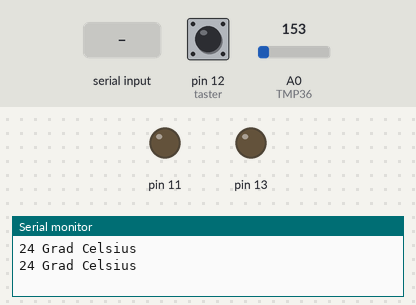
A sketch run on a simulated Arduino Uno, built with avr-gcc and run on an emulated ATmega328P. Shown: output pins drawn as LEDs (lit = HIGH), the last lines printed to the serial monitor. Inputs (shaded band) come from the test bench; at power-on: A0 (TMP36) = 153, pin 12 (taster) LOW.

Above: at 1.3 s.
1.4 s: A0 (TMP36) set to 139
3.2 s: A0 (TMP36) set to 112
At 4.4 s:
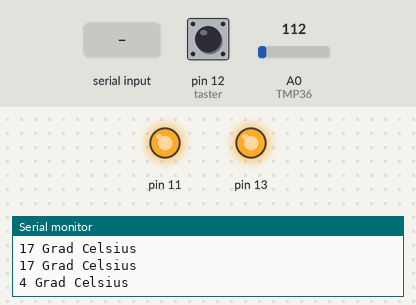
5.5 s: pin 12 (taster) pulled HIGH for 0.6 s
7.6 s: "90,45\n" received over Serial
9.1 s: A0 (TMP36) set to 133
At 10.0 s:
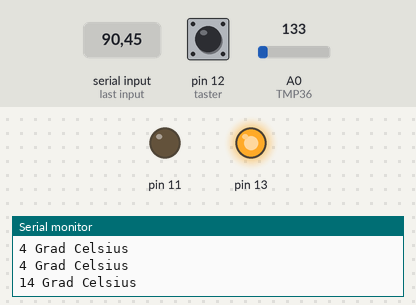
11.1 s: A0 (TMP36) set to 114
At 12.8 s:
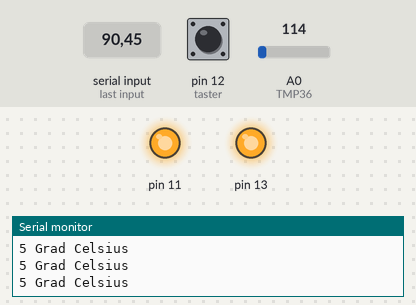
Timing chart, 0 to 14.1 s (numbered marks = the images above; inputs shaded):
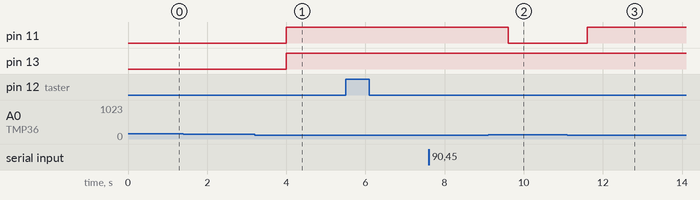

The sketch:

Temperatur.ino
```cpp
#define TMP36 A0                                          // Der Sensor soll am analogen Pin A0 angeschlossen werden. Wir nennen den Pin ab jetzt "TMP36"
int sensorwert;
int temperatur = 0;                                       // Unter der Variablen "temperatur" wird später der Temperaturwert abgespeichert.
int t=500;                                                // Der Wert für „t“ gibt im Code die zeitlichen Abstände zwischen den einzelnen Messungen vor.
int wunschtemp;                                       // Unter "wuschtemp" wird später die gewünschte Temperatur abgespeichert.
int taster = 12;                                          // Ein Taster wird am Pin 12 angeschlossen.
int tasterstatus;

/**
 *  Im Setup beginnt die serielle Kommunikation, damit die Temperatur an den serial monitor übertragen wird.
 *  Über die serielle Kommunikation sendet das Board die Messwerte an den Computer.
 *  In der Arduino-Software kann man unter „Werkzeuge“ den „Seriellen Monitor“ starten um die Messwerte zu sehen.
 */
void setup()
{
  Serial.begin(9600);

  pinMode(13 , OUTPUT);
  pinMode(11, OUTPUT);
}

/**
 * Der Benutzer kann bei Drücken des Tasters seine Wunschtemperatur über den seriellen Monitor eingeben.
 * Der gewünschte Wert wird in einen char-array der Länge 4 geschrieben und später in einen int-Wert umgewandelt.
 * Die Wunschtemperatur wird im seriellen Monitor angezeigt.
 */
void leseWunschTemp()
{
  int i;
  char X_buffer[4];                                                   //Max. Zahl "9999"
  wunschtemp = 0;

  Serial.print("Geben Sie Ihre gewünschte Temperatur ein: ");

  while(wunschtemp == 0)
  {
    if (Serial.available())                                           // überprüft, ob Daten an den Arduino gesendet werden (returns true, wenn der serielle Puffer nicht leer ist)
    {
      Serial.flush();                                                 // wartet, bis alle seriellen Daten gesendet wurden
      delay(5);
      i=0;
      while(i<5)
      {
        X_buffer[i] = Serial.read();                                  // liest nacheinander vier Zeichen ein und gibt sie als string zurück
        i++;
      }
      Serial.flush();
      wunschtemp = atoi(X_buffer);                                    // wandelt zu int-Wert um
      Serial.println(wunschtemp);
    }
  }
}

/**
 * Wird der Taster gedrückt, kann der Bewohner seine Wunschtemperatur eingeben. Wenn dies bei dem entsprechenden Durchlauf nicht der Fall ist,
   wird gleich der Sensorwert eingelesen.
 * Je nachdem, wie niedrig die Temperatur ist, werden entweder zwei oder es wird nur eine oder aber gar keine LED angeschaltet
  (stark, weniger stark oder gar nicht heizen').
 */
void loop()
{
  tasterstatus = digitalRead(taster);

  if(tasterstatus == HIGH)                                    // Wenn der Taster gedrückt wird, wird Funktion leseWunschTemp ausgeführt.
  {
    leseWunschTemp();
  }
  sensorwert = analogRead(TMP36);                             // Auslesen des Sensorwertes.
  temperatur = map(sensorwert, 0, 410, -50, 150);             // Umwandeln des Sensorwertes in Werte zwischen -50 und 150° Celsius mit Hilfe des "map" Befehls.
  delay(t);                                                   // Nach jeder Messung ist je eine kleine Pause mit der Dauer „t“ in Millisekunden.
  Serial.print(temperatur);                                   // Nun wird der Wert „temperatur“ über die serielle Kommunikation an den PC gesendet.
                                                              // Durch öffnen des seriellen Monitors in der Arduino-Software kann die Temperatur abgelesen werden.
  Serial.println(" Grad Celsius");                            // Im seriellen Monitor wird hinter der Temperatur die Einheit eingeblendet.


if(temperatur <= 10) {                                        // Wenn die Temperatur kleiner als 10° Celsius werden beide LEDs angeschaltet (Heizung voll aufgedreht)
  digitalWrite(13, HIGH);
  digitalWrite(11, HIGH);
}
else if(temperatur > 10 && temperatur <= wunschtemp) {        // Ist die Temperatur zwar höher als 10° Celsius, aber noch unter Wunschtemperatur wird nur eine LED angeschaltet
  digitalWrite(13, HIGH);                                     // (Heizung läuft auf kleinerer Stufe).
  digitalWrite(11, LOW);
}
else if(temperatur > wunschtemp){                             // Ist der Wert größer oder gleich der Wunschtemperatur werden beide LEDs ausgeschaltet
  digitalWrite(13, LOW);                                      // (Heizung aus).
  digitalWrite(11, LOW);
}
}
```

Measured:
- the behaviour switches between 126 and 125 on A0 (TMP36) (found by bisection; images 0 and 1)
- after the input at 3.2 s, pin 11, pin 13: LOW → HIGH after 0.80 s
- after the input at 9.1 s, pin 11: HIGH → LOW after 0.51 s
- after the input at 11.1 s, pin 11: LOW → HIGH after 0.51 s
